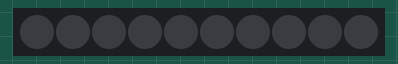
Simulated run of this sketch. Board: Arduino Uno, built with avr-gcc and run on an emulated ATmega328P. Shown: 10 RGB LEDs in strip order, left to right. Dim RGB values are drawn brighter than linear.

Above: at 0.1 s.
At 2.6 s:
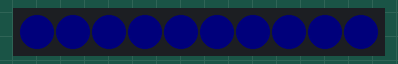

The sketch:

temporal_dithering_test.ino
```cpp
//-------------------------------------------------------------------------------------------------------------
//INCLUDES
//-------------------------------------------------------------------------------------------------------------
#include <Adafruit_DotStar.h>
#include <SPI.h>
#include <TimeLib.h>

//-------------------------------------------------------------------------------------------------------------
//CONSTANTS
//-------------------------------------------------------------------------------------------------------------
#define COLUMNS 11
#define NUMLEDS 10

#define DEFAULTTIME 1483228800 // seconds since epoch as of 1/1/17 00:00:00

#define DATAPIN    11
#define CLOCKPIN   10

//-------------------------------------------------------------------------------------------------------------
//VARIABLES
//-------------------------------------------------------------------------------------------------------------
Adafruit_DotStar strip = Adafruit_DotStar(
  NUMLEDS, DATAPIN, CLOCKPIN, DOTSTAR_BRG);

uint8_t brightLevels[] = {
                          0x00,
                          0x00,
                          0x00,
                          0x00,
                          0x00,
                          0x01,
                          0x01,
                          0x01,
                          0x01,
                          0x01,
                          0x01,
                          0x02,
                          0x02,
                          0x02,
                          0x02,
                          0x03
                              };

int delayMultiple = 100; // (microsecs)
int numberOfLoops = 100; //
int bigDelay = 50;


//-------------------------------------------------------------------------------------------------------------
//SETUP
//-------------------------------------------------------------------------------------------------------------
void setup() {
  Serial.begin(115200);
  strip.begin(); // Initialize pins for output
  strip.show();  // Turn all LEDs off ASAP
}

//-------------------------------------------------------------------------------------------------------------
//LOOP
//-------------------------------------------------------------------------------------------------------------
void loop() {
  for (int j = 0; j < 16; j++)  {
    ramp (j);
  }
  for (int j = 16; j > 0; j--)  {
    ramp (j);
  }
}

void ramp (int i)  {
    if (i == 0) {
      setColor(0x00);
      delay(bigDelay);
      }
    if (i == 1) {
      for (int k = 0; k < numberOfLoops; k++)  {
      setColor(0x00);
      delayMicroseconds(4*delayMultiple);
      setColor(0x01);
      delayMicroseconds(1*delayMultiple);
      }
    }
    if (i == 2) {
      for (int k = 0; k < numberOfLoops; k++)  {
      setColor(0x00);
      delayMicroseconds(3*delayMultiple);
      setColor(0x01);
      delayMicroseconds(2*delayMultiple);
      }
    }
    if (i == 3) {
      for (int k = 0; k < numberOfLoops; k++)  {
      setColor(0x00);
      delayMicroseconds(2*delayMultiple);
      setColor(0x01);
      delayMicroseconds(3*delayMultiple);
      }
    }
    if (i == 4) {
      for (int k = 0; k < numberOfLoops; k++)  {
      setColor(0x00);
      delayMicroseconds(1*delayMultiple);
      setColor(0x01);
      delayMicroseconds(4*delayMultiple);
      }
    }
    if (i == 5) {
      setColor(0x01);
      delay(bigDelay);
      }
    if (i == 6) {
      for (int k = 0; k < numberOfLoops; k++)  {
      setColor(0x01);
      delayMicroseconds(4*delayMultiple);
      setColor(0x02);
      delayMicroseconds(1*delayMultiple);
      }
    }
    if (i == 7) {
      for (int k = 0; k < numberOfLoops; k++)  {
      setColor(0x01);
      delayMicroseconds(3*delayMultiple);
      setColor(0x02);
      delayMicroseconds(2*delayMultiple);
      }
    }
    if (i == 8) {
      for (int k = 0; k < numberOfLoops; k++)  {
      setColor(0x01);
      delayMicroseconds(2*delayMultiple);
      setColor(0x02);
      delayMicroseconds(3*delayMultiple);
      }
    }
    if (i == 9) {
      for (int k = 0; k < numberOfLoops; k++)  {
      setColor(0x01);
      delayMicroseconds(1*delayMultiple);
      setColor(0x02);
      delayMicroseconds(4*delayMultiple);
      }
    }
    if (i == 10) {
      setColor(0x02);
      delay(bigDelay);
      }
    if (i == 11) {
      for (int k = 0; k < numberOfLoops; k++)  {
      setColor(0x02);
      delayMicroseconds(4*delayMultiple);
      setColor(0x03);
      delayMicroseconds(1*delayMultiple);
      }
    }
    if (i == 12) {
      for (int k = 0; k < numberOfLoops; k++)  {
      setColor(0x02);
      delayMicroseconds(3*delayMultiple);
      setColor(0x03);
      delayMicroseconds(2*delayMultiple);
      }
    }
    if (i == 13) {
      for (int k = 0; k < numberOfLoops; k++)  {
      setColor(0x02);
      delayMicroseconds(2*delayMultiple);
      setColor(0x03);
      delayMicroseconds(3*delayMultiple);
      }
    }
     if (i == 14) {
      for (int k = 0; k < numberOfLoops; k++)  {
      setColor(0x02);
      delayMicroseconds(1*delayMultiple);
      setColor(0x03);
      delayMicroseconds(4*delayMultiple);
      }
    }
    if (i == 15) {
      setColor(0x03);
      delay(bigDelay);
      }
  }

void setColor(byte newColor)  {
  for (int j = 0; j < NUMLEDS; j++)  {
    strip.setPixelColor(j, newColor);
    }
    strip.show();
}
```

Measured:
- by itself, everything shown: repeats every 5.2 s, in 6 steps
